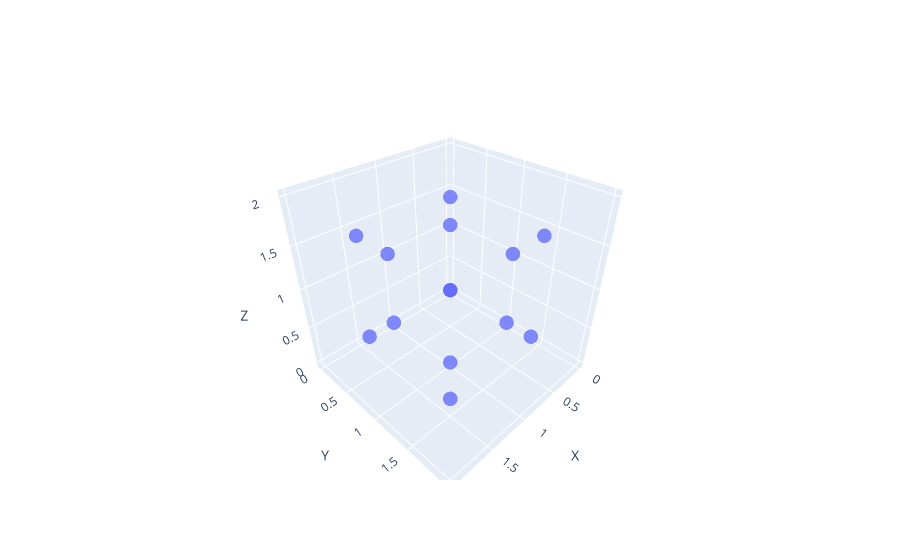

Notebook code for this chart:
### Code cell
verticies = np.array([[0,0,0], [1,1,1], 
                      [0,1,0], [1,2,1],
                      [1,0,0], [2,1,1],
                      [1,1,0], [2,2,1],
                      
                      [0,0,1], [1,1,2], 
                      [0,1,1], [1,2,2],
                      [1,0,1], [2,1,2],
                      [1,1,1], [2,2,2]])
print(verticies[1,:])

st.plotting_struct(verticies)

### Figure 1 — Plotly figure (JSON) as saved in the notebook; plotly's stock layout.template omitted (floating-point values rounded to 4 significant figures)
{"data": [{"marker": {"opacity": 0.8, "size": 5}, "mode": "markers", "type": "scatter3d", "x": [0, 1, 0, 1, 1, 2, 1, 2, 0, 1, 0, 1, 1, 2, 1, 2], "y": [0, 1, 1, 2, 0, 1, 1, 2, 0, 1, 1, 2, 0, 1, 1, 2], "z": [0, 1, 0, 1, 0, 1, 0, 1, 1, 2, 1, 2, 1, 2, 1, 2]}], "layout": {"scene": {"xaxis": {"title": {"text": "X"}}, "yaxis": {"title": {"text": "Y"}}, "zaxis": {"title": {"text": "Z"}}}}}
